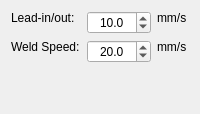
         <widget class="QWidget" name="tab_2_2">
          <attribute name="title">
           <string>Speed</string>
          </attribute>
          <layout class="QGridLayout" name="gridLayout_3">
           <item row="1" column="0" rowspan="2" colspan="2" alignment="Qt::AlignTop">
            <widget class="QLabel" name="label_2">
             <property name="text">
              <string>Weld Speed:</string>
             </property>
            </widget>
           </item>
           <item row="1" column="2" rowspan="2" alignment="Qt::AlignTop">
            <widget class="QDoubleSpinBox" name="doubleSpinBox_WeldSpeed">
             <property name="alignment">
              <set>Qt::AlignCenter</set>
             </property>
             <property name="decimals">
              <number>1</number>
             </property>
             <property name="maximum">
              <double>5000.000000000000000</double>
             </property>
             <property name="value">
              <double>20.000000000000000</double>
             </property>
            </widget>
           </item>
           <item row="0" column="2" alignment="Qt::AlignTop">
            <widget class="QDoubleSpinBox" name="doubleSpinBox_ApproachSpeed">
             <property name="alignment">
              <set>Qt::AlignCenter</set>
             </property>
             <property name="decimals">
              <number>1</number>
             </property>
             <property name="maximum">
              <double>1000.000000000000000</double>
             </property>
             <property name="value">
              <double>10.000000000000000</double>
             </property>
            </widget>
           </item>
           <item row="0" column="0" colspan="2" alignment="Qt::AlignTop">
            <widget class="QLabel" name="label">
             <property name="text">
              <string>Lead-in/out:</string>
             </property>
            </widget>
           </item>
           <item row="0" column="4" alignment="Qt::AlignTop">
            <widget class="QLabel" name="label_4">
             <property name="text">
              <string>mm/s</string>
             </property>
            </widget>
           </item>
           <item row="1" column="4" alignment="Qt::AlignTop">
            <widget class="QLabel" name="label_3">
             <property name="text">
              <string>mm/s</string>
             </property>
            </widget>
           </item>
           <item row="3" column="0">
            <spacer name="verticalSpacer_2">
             <property name="orientation">
              <enum>Qt::Vertical</enum>
             </property>
             <property name="sizeHint" stdset="0">
              <size>
               <width>20</width>
               <height>40</height>
              </size>
             </property>
            </spacer>
           </item>
          </layout>
         </widget>
